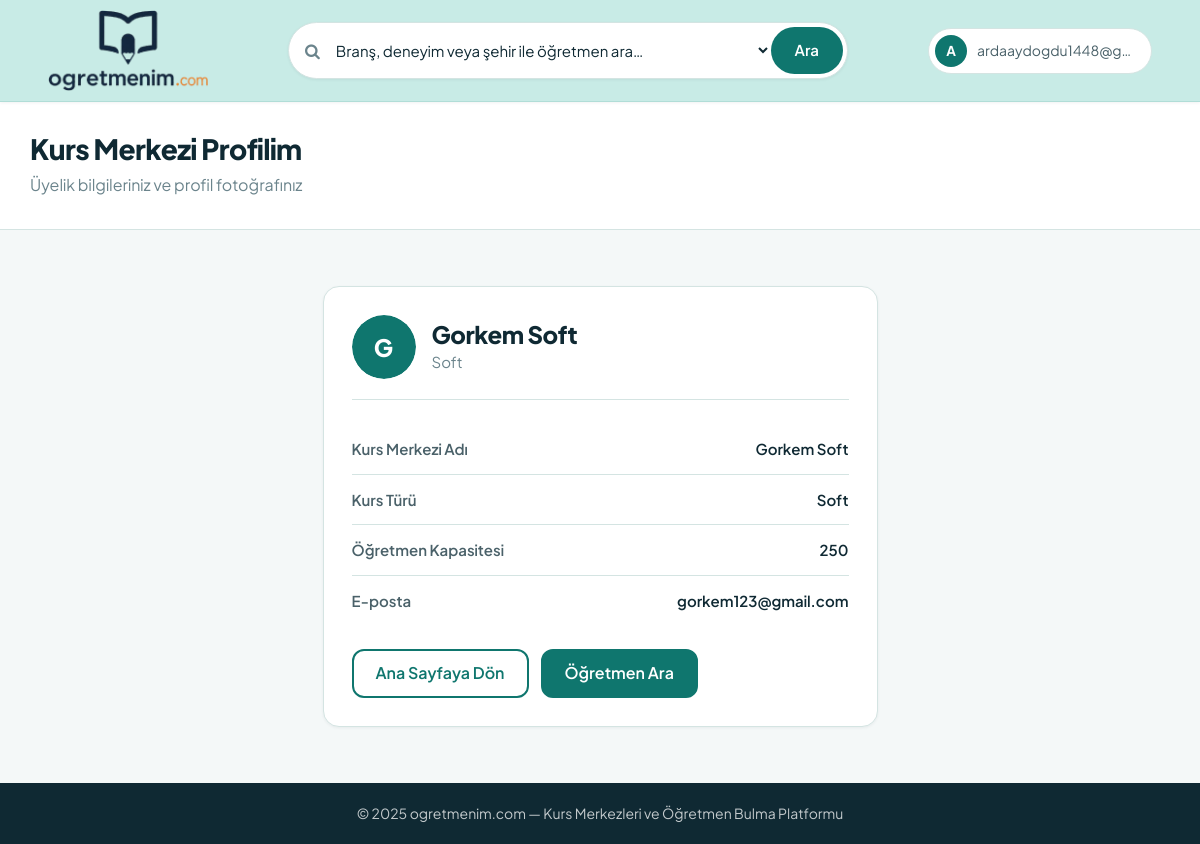
The page /home/profil (signed in) on the database its author committed.
### conntoapp/models.py (models this page shows, shortened)
class CustomUser(AbstractUser):
    fullname = models.CharField(max_length=100, verbose_name="Ad Soyad")
    twitter = models.CharField(max_length=100, null=True, blank=True, verbose_name="Twitter (X)")
    facebook = models.CharField(max_length=100, null=True, blank=True, verbose_name="Facebook")
    linkedin = models.CharField(max_length=100, null=True, blank=True, verbose_name="LinkedIn")
    instagram = models.CharField(max_length=100, null=True, blank=True, verbose_name="Instagram")
    gender = models.CharField(max_length=6, choices=CustomUserChoices.GENDER_CHOICES, verbose_name="Cinsiyet")
    birth_date = models.DateField(verbose_name="Doğum Tarihi")
    phone = models.CharField(max_length=20, null=True, blank=True, verbose_name="Telefon")
    branch = models.CharField(
        max_length=50,
        choices=TeacherChoices.BRANCH_CHOICES,
        default='matematik',
        verbose_name="Branş",
    )
    experience_years = models.CharField(
        max_length=10,
        choices=TeacherChoices.EXPERIENCE_CHOICES,
        default='0-1',
        verbose_name="Deneyim Süresi",
    )
    work_schedule = models.CharField(
        max_length=20,
        choices=TeacherChoices.WORK_SCHEDULE_CHOICES,
        default='her_ikisi',
        verbose_name="Çalışma Şekli",
    )
    city = models.CharField(max_length=30, choices=CustomUserChoices.TURKISH_CITIES, verbose_name="Şehir")
    district = models.CharField(max_length=50, null=True, blank=True, verbose_name="İlçe")
    job = models.CharField(max_length=20, blank=True, default='')
    short_description = models.CharField(max_length=100, null=True, blank=True, verbose_name="Kısa Tanıtım")
    long_description = models.TextField(max_length=500, null=True, blank=True, verbose_name="Biyografi")
    view = models.IntegerField(default=0)
    last_seen = models.DateTimeField(null=True, blank=True, verbose_name="Son Aktiflik")
    image = models.ImageField(upload_to="images/", default="images/default.jpg", null=False, blank=False, verbose_name="Profil Fotoğrafı")
    class Meta:
        verbose_name = "Öğretmen"
        verbose_name_plural = "Öğretmenler"

class CourseCenter(models.Model):
    center_name = models.CharField(max_length=100, verbose_name="Kurs Merkezi Adı")
    center_type = models.CharField(max_length=100, verbose_name="Kurs Türü")
    teacher_capacity = models.IntegerField(verbose_name="Öğretmen Kapasitesi")
    email = models.EmailField(unique=True, null=True, blank=True, verbose_name="E-posta")
    password = models.CharField(max_length=128, null=True, blank=True)
    last_seen = models.DateTimeField(null=True, blank=True, verbose_name="Son Aktiflik")
    image = models.ImageField(
        upload_to="course_centers/",
        default="images/default.jpg",
        null=False,
        blank=False,
        verbose_name="Profil Fotoğrafı",
    )
    class Meta:
        verbose_name = "Kurs Merkezi"
        verbose_name_plural = "Kurs Merkezleri"
    @property
    def has_custom_image(self):
        return bool(self.image and self.image.name != "images/default.jpg")

### homeapp/views.py (the view, shortened to what this page needs)
# urls.py: path('profil', views.course_center_profile, name='course_center_profile'),
def course_center_profile(request):
    redirect_response = redirect_if_not_course_center_member(request)
    if redirect_response:
        return redirect_response
    course_center = get_object_or_404(
        CourseCenter,
        id=request.session['course_center_id'],
    )
    return render(request, 'course_center_profile.html', {
        'course_center': course_center,
    })

### conntoapp/context_processors.py (called while the page is built)
def site_processor(request):
    return {
        'SITE_NAME': settings.SITE_NAME,
        'SITE_TAGLINE': settings.SITE_TAGLINE,
        'header_branches': TeacherChoices.BRANCH_CHOICES,
        'header_cities': CustomUserChoices.TURKISH_CITIES,
    }

def course_center_processor(request):
    if 'course_center_id' in request.session:
        try:
            course_center = CourseCenter.objects.get(id=request.session['course_center_id'])
            return {
                'current_course_center': course_center,
                'is_course_center_view': True,
            }
        except CourseCenter.DoesNotExist:
            del request.session['course_center_id']
            del request.session['is_course_center']
    return {
        'current_course_center': None,
        'is_course_center_view': False,
    }

### conntoapp/course_center_auth.py (called while the page is built)
def redirect_if_not_course_center_member(request):
    if request.session.get('course_center_id'):
        return None
    messages.error(request, 'Profilinizi görmek için kurs merkezi olarak giriş yapmalısınız.')
    return redirect('login')

### conntoapp/user_presence.py (called while the page is built)
def should_update_presence(last_seen):
    if not last_seen:
        return True
    return timezone.now() - last_seen >= PRESENCE_UPDATE_INTERVAL

### homeapp/templates/course_center_profile.html (shortened to what this page needs)
{% extends 'conntoapp/homebase/homebase.html' %}
{% block content %}
<section class="connto-page-head">
  <div class="container">
    <h1>Kurs Merkezi Profilim</h1>
    <p>Üyelik bilgileriniz ve profil fotoğrafınız</p>
  </div>
</section>
<section class="connto-section">
  <div class="container">
    <div class="row">
      <div class="col-md-8 col-md-offset-2 col-lg-6 col-lg-offset-3">
        <div class="connto-card connto-course-center-profile">
          <div class="connto-course-center-profile__header">
            <button
              type="button"
              class="connto-profile-photo-edit"
              id="course-center-photo-trigger"
              aria-label="Profil fotoğrafını değiştir"
              title="Profil fotoğrafını değiştir"
            >
              {% if course_center.has_custom_image %}
                <img
                  class="connto-course-center-profile__photo"
                  src="{{ course_center.image.url }}"
                  alt="{{ course_center.center_name }}"
                />
              {% else %}
                <span class="connto-course-center-profile__avatar" aria-hidden="true">
                  {{ course_center.center_name|slice:":1"|upper }}
                </span>
              {% endif %}
            </button>
            <div>
              <h2>{{ course_center.center_name }}</h2>
              <p>{{ course_center.center_type }}</p>
            </div>
          </div>
          <dl class="connto-profile-details">
            <div class="connto-profile-details__row">
              <dt>Kurs Merkezi Adı</dt>
              <dd>{{ course_center.center_name }}</dd>
            </div>
            <div class="connto-profile-details__row">
              <dt>Kurs Türü</dt>
              <dd>{{ course_center.center_type }}</dd>
            </div>
            <div class="connto-profile-details__row">
              <dt>Öğretmen Kapasitesi</dt>
              <dd>{{ course_center.teacher_capacity }}</dd>
            </div>
            <div class="connto-profile-details__row">
              <dt>E-posta</dt>
              <dd>{{ course_center.email }}</dd>
            </div>
          </dl>
          <div class="connto-course-center-profile__actions">
            <a href="{% url 'home' %}" class="connto-btn connto-btn--outline">Ana Sayfaya Dön</a>
            <a href="{% url 'home' %}#ogretmen-ara" class="connto-btn connto-btn--primary">Öğretmen Ara</a>
          </div>
        </div>
      </div>
    </div>
  </div>
</section>
{% endblock %}

### templates/conntoapp/homebase/homebase.html (shortened to what this page needs)
{% load static %}
<!DOCTYPE html>
<html lang="tr">
  <head>
    <link href="{% static 'homestatic/assets/css/external.css' %}" rel="stylesheet" />
    <link href="{% static 'homestatic/assets/css/bootstrap.min.css' %}" rel="stylesheet" />
    <link href="{% static 'edu-theme.css' %}?v=49" rel="stylesheet" />
  </head>
  <body class="connto-page">
    <div id="wrapper" class="wrapper clearfix">
      <header class="connto-header">
        <div class="container-fluid connto-header__inner">
          {% include 'conntoapp/partials/site-logo.html' with logo_class='connto-site-logo--header' %}
          <form class="connto-header-search" method="GET" action="{% url 'search' %}">
            <i class="fa fa-search"></i>
            <select name="branch" class="connto-header-search__select" required>
              <option value="">Branş, deneyim veya şehir ile öğretmen ara…</option>
            </select>
            <button type="submit" class="connto-header-search__btn">Ara</button>
          </form>
          <div class="connto-header__actions">
            {% if user.is_authenticated %}
              <a href="{% url 'addItems' %}" class="connto-user-chip">
                <span class="connto-user-chip__avatar">{{ user.fullname|slice:":1"|upper }}</span>
                <span class="connto-user-chip__email">{{ user.email }}</span>
              </a>
            {% else %}
              <a href="{% url 'login' %}" class="connto-btn connto-btn--outline connto-btn--sm">Giriş</a>
            {% endif %}
          </div>
        </div>
      </header>
      <main class="connto-main">
        {% block content %}{% endblock content %}
      </main>
      <footer class="connto-footer">
        <div class="container">
          <span>© 2025 {{ SITE_NAME }} — {{ SITE_TAGLINE }}</span>
        </div>
      </footer>
    </div>
  </body>
</html>

### rows shown on the page
CustomUser: fullname "A", email "ardaaydogdu1448@g…"
CourseCenter: center_name "G", center_name "Gorkem Soft", center_type "Soft", teacher_capacity "250", email "gorkem123@gmail.com"

### other values the page prints
{{ SITE_NAME }} "ogretmenim.com"
{{ SITE_TAGLINE }} "Kurs Merkezleri ve Öğretmen Bulma Platformu"
